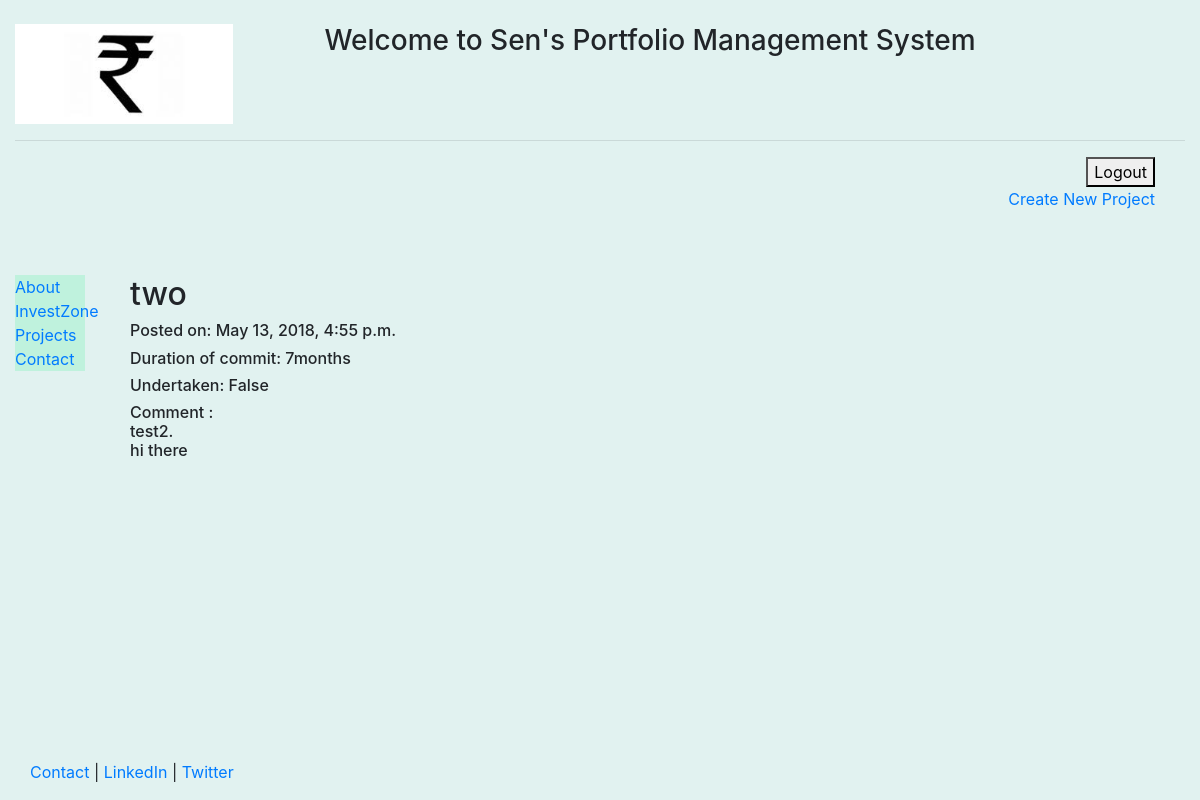
/userproj/2 (signed in), run on the app's committed database.
### userproject/models.py (models this page shows, shortened)
class Project(models.Model):
	ProjectTitle = models.CharField(max_length=100)
	CommitAmount = models.FloatField(default=0.0)
	ExpectedReturn = models.FloatField(default=0.0)
	CommitDuration = models.CharField(max_length=50)
	date = models.DateTimeField(auto_now_add=True)
	SymbolChoice = models.CharField(max_length=200)
	Comments = models.TextField()
	IsUndertaken = models.BooleanField(default=False)
	author = models.ForeignKey(User, default=None)

### userproject/views.py (the view)
# urls.py: url(r'^(?P<pk>\d+)$', views.project_detail, name="detail"),
@login_required(login_url="/accounts/login/")
def project_detail(request,pk):
	project = Project.objects.get(pk=pk)
	return render(request, 'userproject/project_detail.html', {'project':project})

### userproject/templates/userproject/project_detail.html
{% extends "mainpage/header.html" %}
{% block content %}
	<h2>{{project.ProjectTitle}}</h2>
	<h6>Posted on: {{project.date}}</h6>
	<h6>Duration of commit: {{project.CommitDuration}}</h6>
	<h6>Undertaken: {{project.IsUndertaken}}</h6>
	<h6>Comment : {{project.Comments|safe|linebreaks}}</h6>
	<br>
{% endblock %}

### mainpage/templates/mainpage/header.html (style rules this page uses)
html, body { height:100% }

### data on the page
Project: ProjectTitle "two", date "May 13, 2018, 4:55 p.m.", CommitDuration "7months", IsUndertaken "False", Comments "test2. hi there"
